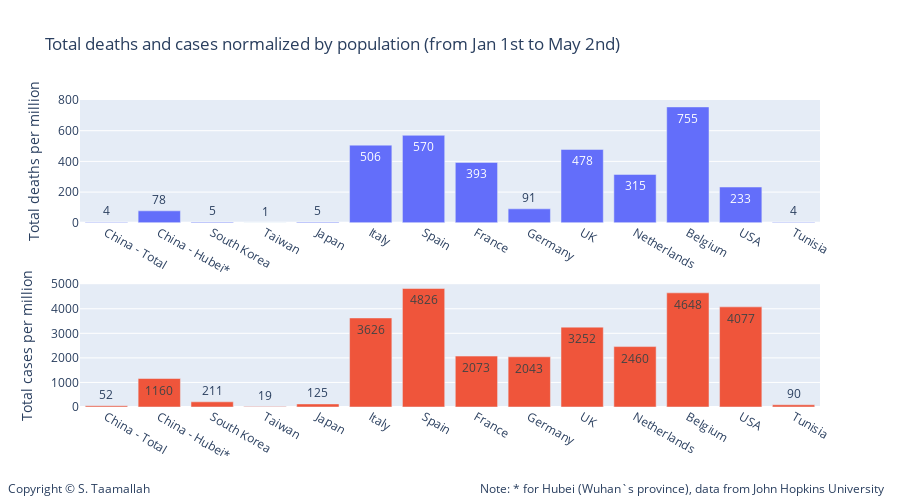

The code cell stored with this chart in its notebook:
### Code cell
#df_dict = pd.DataFrame.from_dict(Dict_deaths_normalized_by_pop)
import plotly.express as px
import plotly.graph_objects as go

data=[go.Bar(
            x=list(Dict_deaths_normalized_by_pop.keys()), y=list(Dict_deaths_normalized_by_pop.values()),
            text=list(Dict_deaths_normalized_by_pop.values()),
            textposition='auto',showlegend=False,),
      go.Bar(
            x=list(Dict_cases_normalized_by_pop.keys()), y=list(Dict_cases_normalized_by_pop.values()),
            text=list(Dict_cases_normalized_by_pop.values()),
            textposition='auto',
            xaxis='x3',
            yaxis='y5',
            showlegend=False)
     ]

layout = go.Layout(
    title='Total deaths and cases normalized by population (from Jan 1st to May 2nd)',
    legend=dict(x=.1, y=1.15, orientation="h"), 
    width=900,
    height=500,
    
    annotations=[
        dict(
            x=1.09,
            y=-0.3,
            showarrow=False,
            text='Note: * for Hubei (Wuhan`s province), data from John Hopkins University',
            xref='paper',
            yref='paper'
        ),
        
        dict(
            x=-0.1,
            y=-0.3,
            showarrow=False,
            text='Copyright © S. Taamallah ',
            xref='paper',
            yref='paper'
        )
    ],
    
    # Top left
    xaxis=dict(
        title='',
        domain=[0, 1],
        range=['2020-01-15', '2020-04-15'],
    ),
    yaxis=dict(
        title='Total deaths per million',
        #type='log',
        range=[0,800],
        domain=[0.6, 1],
        anchor='x'
    ),
    yaxis2=dict(
        title = 'Total deaths per million',
        #type='log',
        range=[0,5000],
        overlaying='y',
        side='right'
    ),
    

    # middle left
    xaxis3=dict(
        title='',
        range=['2020-01-15', '2020-04-15'],
        domain=[0, 1],
        anchor='y5'
    ),
    yaxis5=dict(
        #type='log',
        title = 'Total cases per million',
        domain=[0, 0.4],
        range=[0,5000],
        anchor='x3'
    ),
    yaxis6=dict(
        title = 'Total cases per million',
        domain=[0.375, 0.625],
        overlaying='y5',
        range=[-600,600],
        side='right',
        anchor='x3'
    ),
   
)

fig = go.Figure(data=data, layout=layout)

fig.show()

from plotly.offline import plot
plot(fig, filename="STaamallah_covid19_analysis_chart_7_20200426.html", auto_open = False)

### Figure 1 — Plotly figure (JSON) as saved in the notebook; plotly's stock layout.template omitted (floating-point values rounded to 4 significant figures)
{"data": [{"showlegend": false, "text": ["4", "78", "5", "1", "5", "506", "570", "393", "91", "478", "315", "755", "233", "4"], "textposition": "auto", "type": "bar", "x": ["China - Total", "China - Hubei*", "South Korea", "Taiwan", "Japan", "Italy", "Spain", "France", "Germany", "UK", "Netherlands", "Belgium", "USA", "Tunisia"], "y": [4, 78, 5, 1, 5, 506, 570, 393, 91, 478, 315, 755, 233, 4]}, {"showlegend": false, "text": ["52", "1160", "211", "19", "125", "3626", "4826", "2073", "2043", "3252", "2460", "4648", "4077", "90"], "textposition": "auto", "type": "bar", "x": ["China - Total", "China - Hubei*", "South Korea", "Taiwan", "Japan", "Italy", "Spain", "France", "Germany", "UK", "Netherlands", "Belgium", "USA", "Tunisia"], "xaxis": "x3", "y": [52, 1160, 211, 19, 125, 3626, 4826, 2073, 2043, 3252, 2460, 4648, 4077, 90], "yaxis": "y5"}], "layout": {"annotations": [{"showarrow": false, "text": "Note: * for Hubei (Wuhan`s province), data from John Hopkins University", "x": 1.09, "xref": "paper", "y": -0.3, "yref": "paper"}, {"showarrow": false, "text": "Copyright © S. Taamallah ", "x": -0.1, "xref": "paper", "y": -0.3, "yref": "paper"}], "height": 500, "legend": {"orientation": "h", "x": 0.1, "y": 1.15}, "title": {"text": "Total deaths and cases normalized by population (from Jan 1st to May 2nd)"}, "width": 900, "xaxis": {"autorange": true, "domain": [0, 1], "range": [-0.5, 13.5], "title": {"text": ""}, "type": "category"}, "xaxis3": {"anchor": "y5", "autorange": true, "domain": [0, 1], "range": [-0.5, 13.5], "title": {"text": ""}, "type": "category"}, "yaxis": {"anchor": "x", "domain": [0.6, 1], "range": [0, 800], "title": {"text": "Total deaths per million"}, "type": "linear"}, "yaxis2": {"overlaying": "y", "range": [0, 5000], "side": "right", "title": {"text": "Total deaths per million"}}, "yaxis5": {"anchor": "x3", "domain": [0, 0.4], "range": [0, 5000], "title": {"text": "Total cases per million"}, "type": "linear"}, "yaxis6": {"anchor": "x3", "domain": [0.375, 0.625], "overlaying": "y5", "range": [-600, 600], "side": "right", "title": {"text": "Total cases per million"}}}}
